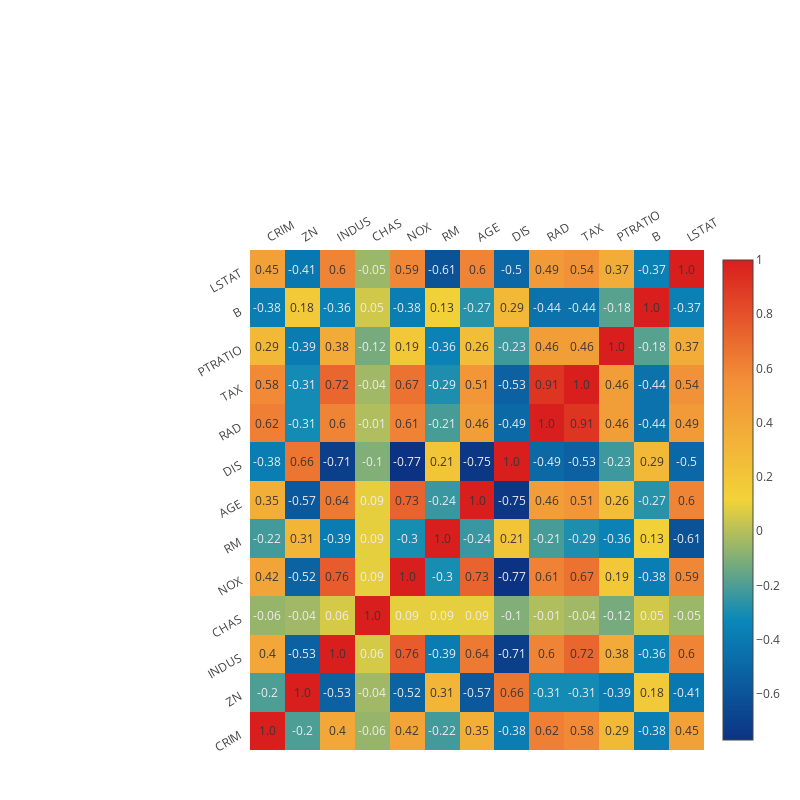

Notebook code cell kept with this figure:
### Code cell
plot_correlation_matrix( df.corr().round(2) )

### Figure 1 — Plotly figure (JSON) as saved in the notebook; plotly's stock layout.template omitted (floating-point values rounded to 4 significant figures; data arrays with more than 128 entries replaced by an {"elided": "..."} marker saying what was removed)
{"data": [{"colorscale": "Portland", "showscale": true, "type": "heatmap", "x": ["CRIM", "ZN", "INDUS", "CHAS", "NOX", "RM", "AGE", "DIS", "RAD", "TAX", "PTRATIO", "B", "LSTAT"], "y": ["CRIM", "ZN", "INDUS", "CHAS", "NOX", "RM", "AGE", "DIS", "RAD", "TAX", "PTRATIO", "B", "LSTAT"], "z": {"elided": "13x13 float values"}}], "layout": {"annotations": [{"font": {"color": "#3c3636"}, "showarrow": false, "text": "1.0", "x": "CRIM", "xref": "x1", "y": "CRIM", "yref": "y1"}, {"font": {"color": "#efecee"}, "showarrow": false, "text": "-0.2", "x": "ZN", "xref": "x1", "y": "CRIM", "yref": "y1"}, {"font": {"color": "#3c3636"}, "showarrow": false, "text": "0.4", "x": "INDUS", "xref": "x1", "y": "CRIM", "yref": "y1"}, {"font": {"color": "#efecee"}, "showarrow": false, "text": "-0.06", "x": "CHAS", "xref": "x1", "y": "CRIM", "yref": "y1"}, {"font": {"color": "#3c3636"}, "showarrow": false, "text": "0.42", "x": "NOX", "xref": "x1", "y": "CRIM", "yref": "y1"}, {"font": {"color": "#efecee"}, "showarrow": false, "text": "-0.22", "x": "RM", "xref": "x1", "y": "CRIM", "yref": "y1"}, {"font": {"color": "#3c3636"}, "showarrow": false, "text": "0.35", "x": "AGE", "xref": "x1", "y": "CRIM", "yref": "y1"}, {"font": {"color": "#efecee"}, "showarrow": false, "text": "-0.38", "x": "DIS", "xref": "x1", "y": "CRIM", "yref": "y1"}, {"font": {"color": "#3c3636"}, "showarrow": false, "text": "0.62", "x": "RAD", "xref": "x1", "y": "CRIM", "yref": "y1"}, {"font": {"color": "#3c3636"}, "showarrow": false, "text": "0.58", "x": "TAX", "xref": "x1", "y": "CRIM", "yref": "y1"}, {"font": {"color": "#3c3636"}, "showarrow": false, "text": "0.29", "x": "PTRATIO", "xref": "x1", "y": "CRIM", "yref": "y1"}, {"font": {"color": "#efecee"}, "showarrow": false, "text": "-0.38", "x": "B", "xref": "x1", "y": "CRIM", "yref": "y1"}, {"font": {"color": "#3c3636"}, "showarrow": false, "text": "0.45", "x": "LSTAT", "xref": "x1", "y": "CRIM", "yref": "y1"}, {"font": {"color": "#efecee"}, "showarrow": false, "text": "-0.2", "x": "CRIM", "xref": "x1", "y": "ZN", "yref": "y1"}, {"font": {"color": "#3c3636"}, "showarrow": false, "text": "1.0", "x": "ZN", "xref": "x1", "y": "ZN", "yref": "y1"}, {"font": {"color": "#efecee"}, "showarrow": false, "text": "-0.53", "x": "INDUS", "xref": "x1", "y": "ZN", "yref": "y1"}, {"font": {"color": "#efecee"}, "showarrow": false, "text": "-0.04", "x": "CHAS", "xref": "x1", "y": "ZN", "yref": "y1"}, {"font": {"color": "#efecee"}, "showarrow": false, "text": "-0.52", "x": "NOX", "xref": "x1", "y": "ZN", "yref": "y1"}, {"font": {"color": "#3c3636"}, "showarrow": false, "text": "0.31", "x": "RM", "xref": "x1", "y": "ZN", "yref": "y1"}, {"font": {"color": "#efecee"}, "showarrow": false, "text": "-0.57", "x": "AGE", "xref": "x1", "y": "ZN", "yref": "y1"}, {"font": {"color": "#3c3636"}, "showarrow": false, "text": "0.66", "x": "DIS", "xref": "x1", "y": "ZN", "yref": "y1"}, {"font": {"color": "#efecee"}, "showarrow": false, "text": "-0.31", "x": "RAD", "xref": "x1", "y": "ZN", "yref": "y1"}, {"font": {"color": "#efecee"}, "showarrow": false, "text": "-0.31", "x": "TAX", "xref": "x1", "y": "ZN", "yref": "y1"}, {"font": {"color": "#efecee"}, "showarrow": false, "text": "-0.39", "x": "PTRATIO", "xref": "x1", "y": "ZN", "yref": "y1"}, {"font": {"color": "#3c3636"}, "showarrow": false, "text": "0.18", "x": "B", "xref": "x1", "y": "ZN", "yref": "y1"}, {"font": {"color": "#efecee"}, "showarrow": false, "text": "-0.41", "x": "LSTAT", "xref": "x1", "y": "ZN", "yref": "y1"}, {"font": {"color": "#3c3636"}, "showarrow": false, "text": "0.4", "x": "CRIM", "xref": "x1", "y": "INDUS", "yref": "y1"}, {"font": {"color": "#efecee"}, "showarrow": false, "text": "-0.53", "x": "ZN", "xref": "x1", "y": "INDUS", "yref": "y1"}, {"font": {"color": "#3c3636"}, "showarrow": false, "text": "1.0", "x": "INDUS", "xref": "x1", "y": "INDUS", "yref": "y1"}, {"font": {"color": "#efecee"}, "showarrow": false, "text": "0.06", "x": "CHAS", "xref": "x1", "y": "INDUS", "yref": "y1"}, {"font": {"color": "#3c3636"}, "showarrow": false, "text": "0.76", "x": "NOX", "xref": "x1", "y": "INDUS", "yref": "y1"}, {"font": {"color": "#efecee"}, "showarrow": false, "text": "-0.39", "x": "RM", "xref": "x1", "y": "INDUS", "yref": "y1"}, {"font": {"color": "#3c3636"}, "showarrow": false, "text": "0.64", "x": "AGE", "xref": "x1", "y": "INDUS", "yref": "y1"}, {"font": {"color": "#efecee"}, "showarrow": false, "text": "-0.71", "x": "DIS", "xref": "x1", "y": "INDUS", "yref": "y1"}, {"font": {"color": "#3c3636"}, "showarrow": false, "text": "0.6", "x": "RAD", "xref": "x1", "y": "INDUS", "yref": "y1"}, {"font": {"color": "#3c3636"}, "showarrow": false, "text": "0.72", "x": "TAX", "xref": "x1", "y": "INDUS", "yref": "y1"}, {"font": {"color": "#3c3636"}, "showarrow": false, "text": "0.38", "x": "PTRATIO", "xref": "x1", "y": "INDUS", "yref": "y1"}, {"font": {"color": "#efecee"}, "showarrow": false, "text": "-0.36", "x": "B", "xref": "x1", "y": "INDUS", "yref": "y1"}, {"font": {"color": "#3c3636"}, "showarrow": false, "text": "0.6", "x": "LSTAT", "xref": "x1", "y": "INDUS", "yref": "y1"}, {"font": {"color": "#efecee"}, "showarrow": false, "text": "-0.06", "x": "CRIM", "xref": "x1", "y": "CHAS", "yref": "y1"}, {"font": {"color": "#efecee"}, "showarrow": false, "text": "-0.04", "x": "ZN", "xref": "x1", "y": "CHAS", "yref": "y1"}, {"font": {"color": "#efecee"}, "showarrow": false, "text": "0.06", "x": "INDUS", "xref": "x1", "y": "CHAS", "yref": "y1"}, {"font": {"color": "#3c3636"}, "showarrow": false, "text": "1.0", "x": "CHAS", "xref": "x1", "y": "CHAS", "yref": "y1"}, {"font": {"color": "#efecee"}, "showarrow": false, "text": "0.09", "x": "NOX", "xref": "x1", "y": "CHAS", "yref": "y1"}, {"font": {"color": "#efecee"}, "showarrow": false, "text": "0.09", "x": "RM", "xref": "x1", "y": "CHAS", "yref": "y1"}, {"font": {"color": "#efecee"}, "showarrow": false, "text": "0.09", "x": "AGE", "xref": "x1", "y": "CHAS", "yref": "y1"}, {"font": {"color": "#efecee"}, "showarrow": false, "text": "-0.1", "x": "DIS", "xref": "x1", "y": "CHAS", "yref": "y1"}, {"font": {"color": "#efecee"}, "showarrow": false, "text": "-0.01", "x": "RAD", "xref": "x1", "y": "CHAS", "yref": "y1"}, {"font": {"color": "#efecee"}, "showarrow": false, "text": "-0.04", "x": "TAX", "xref": "x1", "y": "CHAS", "yref": "y1"}, {"font": {"color": "#efecee"}, "showarrow": false, "text": "-0.12", "x": "PTRATIO", "xref": "x1", "y": "CHAS", "yref": "y1"}, {"font": {"color": "#efecee"}, "showarrow": false, "text": "0.05", "x": "B", "xref": "x1", "y": "CHAS", "yref": "y1"}, {"font": {"color": "#efecee"}, "showarrow": false, "text": "-0.05", "x": "LSTAT", "xref": "x1", "y": "CHAS", "yref": "y1"}, {"font": {"color": "#3c3636"}, "showarrow": false, "text": "0.42", "x": "CRIM", "xref": "x1", "y": "NOX", "yref": "y1"}, {"font": {"color": "#efecee"}, "showarrow": false, "text": "-0.52", "x": "ZN", "xref": "x1", "y": "NOX", "yref": "y1"}, {"font": {"color": "#3c3636"}, "showarrow": false, "text": "0.76", "x": "INDUS", "xref": "x1", "y": "NOX", "yref": "y1"}, {"font": {"color": "#efecee"}, "showarrow": false, "text": "0.09", "x": "CHAS", "xref": "x1", "y": "NOX", "yref": "y1"}, {"font": {"color": "#3c3636"}, "showarrow": false, "text": "1.0", "x": "NOX", "xref": "x1", "y": "NOX", "yref": "y1"}, {"font": {"color": "#efecee"}, "showarrow": false, "text": "-0.3", "x": "RM", "xref": "x1", "y": "NOX", "yref": "y1"}, {"font": {"color": "#3c3636"}, "showarrow": false, "text": "0.73", "x": "AGE", "xref": "x1", "y": "NOX", "yref": "y1"}, {"font": {"color": "#efecee"}, "showarrow": false, "text": "-0.77", "x": "DIS", "xref": "x1", "y": "NOX", "yref": "y1"}, {"font": {"color": "#3c3636"}, "showarrow": false, "text": "0.61", "x": "RAD", "xref": "x1", "y": "NOX", "yref": "y1"}, {"font": {"color": "#3c3636"}, "showarrow": false, "text": "0.67", "x": "TAX", "xref": "x1", "y": "NOX", "yref": "y1"}, {"font": {"color": "#3c3636"}, "showarrow": false, "text": "0.19", "x": "PTRATIO", "xref": "x1", "y": "NOX", "yref": "y1"}, {"font": {"color": "#efecee"}, "showarrow": false, "text": "-0.38", "x": "B", "xref": "x1", "y": "NOX", "yref": "y1"}, {"font": {"color": "#3c3636"}, "showarrow": false, "text": "0.59", "x": "LSTAT", "xref": "x1", "y": "NOX", "yref": "y1"}, {"font": {"color": "#efecee"}, "showarrow": false, "text": "-0.22", "x": "CRIM", "xref": "x1", "y": "RM", "yref": "y1"}, {"font": {"color": "#3c3636"}, "showarrow": false, "text": "0.31", "x": "ZN", "xref": "x1", "y": "RM", "yref": "y1"}, {"font": {"color": "#efecee"}, "showarrow": false, "text": "-0.39", "x": "INDUS", "xref": "x1", "y": "RM", "yref": "y1"}, {"font": {"color": "#efecee"}, "showarrow": false, "text": "0.09", "x": "CHAS", "xref": "x1", "y": "RM", "yref": "y1"}, {"font": {"color": "#efecee"}, "showarrow": false, "text": "-0.3", "x": "NOX", "xref": "x1", "y": "RM", "yref": "y1"}, {"font": {"color": "#3c3636"}, "showarrow": false, "text": "1.0", "x": "RM", "xref": "x1", "y": "RM", "yref": "y1"}, {"font": {"color": "#efecee"}, "showarrow": false, "text": "-0.24", "x": "AGE", "xref": "x1", "y": "RM", "yref": "y1"}, {"font": {"color": "#3c3636"}, "showarrow": false, "text": "0.21", "x": "DIS", "xref": "x1", "y": "RM", "yref": "y1"}, {"font": {"color": "#efecee"}, "showarrow": false, "text": "-0.21", "x": "RAD", "xref": "x1", "y": "RM", "yref": "y1"}, {"font": {"color": "#efecee"}, "showarrow": false, "text": "-0.29", "x": "TAX", "xref": "x1", "y": "RM", "yref": "y1"}, {"font": {"color": "#efecee"}, "showarrow": false, "text": "-0.36", "x": "PTRATIO", "xref": "x1", "y": "RM", "yref": "y1"}, {"font": {"color": "#3c3636"}, "showarrow": false, "text": "0.13", "x": "B", "xref": "x1", "y": "RM", "yref": "y1"}, {"font": {"color": "#efecee"}, "showarrow": false, "text": "-0.61", "x": "LSTAT", "xref": "x1", "y": "RM", "yref": "y1"}, {"font": {"color": "#3c3636"}, "showarrow": false, "text": "0.35", "x": "CRIM", "xref": "x1", "y": "AGE", "yref": "y1"}, {"font": {"color": "#efecee"}, "showarrow": false, "text": "-0.57", "x": "ZN", "xref": "x1", "y": "AGE", "yref": "y1"}, {"font": {"color": "#3c3636"}, "showarrow": false, "text": "0.64", "x": "INDUS", "xref": "x1", "y": "AGE", "yref": "y1"}, {"font": {"color": "#efecee"}, "showarrow": false, "text": "0.09", "x": "CHAS", "xref": "x1", "y": "AGE", "yref": "y1"}, {"font": {"color": "#3c3636"}, "showarrow": false, "text": "0.73", "x": "NOX", "xref": "x1", "y": "AGE", "yref": "y1"}, {"font": {"color": "#efecee"}, "showarrow": false, "text": "-0.24", "x": "RM", "xref": "x1", "y": "AGE", "yref": "y1"}, {"font": {"color": "#3c3636"}, "showarrow": false, "text": "1.0", "x": "AGE", "xref": "x1", "y": "AGE", "yref": "y1"}, {"font": {"color": "#efecee"}, "showarrow": false, "text": "-0.75", "x": "DIS", "xref": "x1", "y": "AGE", "yref": "y1"}, {"font": {"color": "#3c3636"}, "showarrow": false, "text": "0.46", "x": "RAD", "xref": "x1", "y": "AGE", "yref": "y1"}, {"font": {"color": "#3c3636"}, "showarrow": false, "text": "0.51", "x": "TAX", "xref": "x1", "y": "AGE", "yref": "y1"}, {"font": {"color": "#3c3636"}, "showarrow": false, "text": "0.26", "x": "PTRATIO", "xref": "x1", "y": "AGE", "yref": "y1"}, {"font": {"color": "#efecee"}, "showarrow": false, "text": "-0.27", "x": "B", "xref": "x1", "y": "AGE", "yref": "y1"}, {"font": {"color": "#3c3636"}, "showarrow": false, "text": "0.6", "x": "LSTAT", "xref": "x1", "y": "AGE", "yref": "y1"}, {"font": {"color": "#efecee"}, "showarrow": false, "text": "-0.38", "x": "CRIM", "xref": "x1", "y": "DIS", "yref": "y1"}, {"font": {"color": "#3c3636"}, "showarrow": false, "text": "0.66", "x": "ZN", "xref": "x1", "y": "DIS", "yref": "y1"}, {"font": {"color": "#efecee"}, "showarrow": false, "text": "-0.71", "x": "INDUS", "xref": "x1", "y": "DIS", "yref": "y1"}, {"font": {"color": "#efecee"}, "showarrow": false, "text": "-0.1", "x": "CHAS", "xref": "x1", "y": "DIS", "yref": "y1"}, {"font": {"color": "#efecee"}, "showarrow": false, "text": "-0.77", "x": "NOX", "xref": "x1", "y": "DIS", "yref": "y1"}, {"font": {"color": "#3c3636"}, "showarrow": false, "text": "0.21", "x": "RM", "xref": "x1", "y": "DIS", "yref": "y1"}, {"font": {"color": "#efecee"}, "showarrow": false, "text": "-0.75", "x": "AGE", "xref": "x1", "y": "DIS", "yref": "y1"}, {"font": {"color": "#3c3636"}, "showarrow": false, "text": "1.0", "x": "DIS", "xref": "x1", "y": "DIS", "yref": "y1"}, {"font": {"color": "#efecee"}, "showarrow": false, "text": "-0.49", "x": "RAD", "xref": "x1", "y": "DIS", "yref": "y1"}, {"font": {"color": "#efecee"}, "showarrow": false, "text": "-0.53", "x": "TAX", "xref": "x1", "y": "DIS", "yref": "y1"}, {"font": {"color": "#efecee"}, "showarrow": false, "text": "-0.23", "x": "PTRATIO", "xref": "x1", "y": "DIS", "yref": "y1"}, {"font": {"color": "#3c3636"}, "showarrow": false, "text": "0.29", "x": "B", "xref": "x1", "y": "DIS", "yref": "y1"}, {"font": {"color": "#efecee"}, "showarrow": false, "text": "-0.5", "x": "LSTAT", "xref": "x1", "y": "DIS", "yref": "y1"}, {"font": {"color": "#3c3636"}, "showarrow": false, "text": "0.62", "x": "CRIM", "xref": "x1", "y": "RAD", "yref": "y1"}, {"font": {"color": "#efecee"}, "showarrow": false, "text": "-0.31", "x": "ZN", "xref": "x1", "y": "RAD", "yref": "y1"}, {"font": {"color": "#3c3636"}, "showarrow": false, "text": "0.6", "x": "INDUS", "xref": "x1", "y": "RAD", "yref": "y1"}, {"font": {"color": "#efecee"}, "showarrow": false, "text": "-0.01", "x": "CHAS", "xref": "x1", "y": "RAD", "yref": "y1"}, {"font": {"color": "#3c3636"}, "showarrow": false, "text": "0.61", "x": "NOX", "xref": "x1", "y": "RAD", "yref": "y1"}, {"font": {"color": "#efecee"}, "showarrow": false, "text": "-0.21", "x": "RM", "xref": "x1", "y": "RAD", "yref": "y1"}, {"font": {"color": "#3c3636"}, "showarrow": false, "text": "0.46", "x": "AGE", "xref": "x1", "y": "RAD", "yref": "y1"}, {"font": {"color": "#efecee"}, "showarrow": false, "text": "-0.49", "x": "DIS", "xref": "x1", "y": "RAD", "yref": "y1"}, {"font": {"color": "#3c3636"}, "showarrow": false, "text": "1.0", "x": "RAD", "xref": "x1", "y": "RAD", "yref": "y1"}, {"font": {"color": "#3c3636"}, "showarrow": false, "text": "0.91", "x": "TAX", "xref": "x1", "y": "RAD", "yref": "y1"}, {"font": {"color": "#3c3636"}, "showarrow": false, "text": "0.46", "x": "PTRATIO", "xref": "x1", "y": "RAD", "yref": "y1"}, {"font": {"color": "#efecee"}, "showarrow": false, "text": "-0.44", "x": "B", "xref": "x1", "y": "RAD", "yref": "y1"}, {"font": {"color": "#3c3636"}, "showarrow": false, "text": "0.49", "x": "LSTAT", "xref": "x1", "y": "RAD", "yref": "y1"}, {"font": {"color": "#3c3636"}, "showarrow": false, "text": "0.58", "x": "CRIM", "xref": "x1", "y": "TAX", "yref": "y1"}, {"font": {"color": "#efecee"}, "showarrow": false, "text": "-0.31", "x": "ZN", "xref": "x1", "y": "TAX", "yref": "y1"}, {"font": {"color": "#3c3636"}, "showarrow": false, "text": "0.72", "x": "INDUS", "xref": "x1", "y": "TAX", "yref": "y1"}, {"font": {"color": "#efecee"}, "showarrow": false, "text": "-0.04", "x": "CHAS", "xref": "x1", "y": "TAX", "yref": "y1"}, {"font": {"color": "#3c3636"}, "showarrow": false, "text": "0.67", "x": "NOX", "xref": "x1", "y": "TAX", "yref": "y1"}, {"font": {"color": "#efecee"}, "showarrow": false, "text": "-0.29", "x": "RM", "xref": "x1", "y": "TAX", "yref": "y1"}, {"font": {"color": "#3c3636"}, "showarrow": false, "text": "0.51", "x": "AGE", "xref": "x1", "y": "TAX", "yref": "y1"}, {"font": {"color": "#efecee"}, "showarrow": false, "text": "-0.53", "x": "DIS", "xref": "x1", "y": "TAX", "yref": "y1"}, {"font": {"color": "#3c3636"}, "showarrow": false, "text": "0.91", "x": "RAD", "xref": "x1", "y": "TAX", "yref": "y1"}, {"font": {"color": "#3c3636"}, "showarrow": false, "text": "1.0", "x": "TAX", "xref": "x1", "y": "TAX", "yref": "y1"}, {"font": {"color": "#3c3636"}, "showarrow": false, "text": "0.46", "x": "PTRATIO", "xref": "x1", "y": "TAX", "yref": "y1"}, {"font": {"color": "#efecee"}, "showarrow": false, "text": "-0.44", "x": "B", "xref": "x1", "y": "TAX", "yref": "y1"}, {"font": {"color": "#3c3636"}, "showarrow": false, "text": "0.54", "x": "LSTAT", "xref": "x1", "y": "TAX", "yref": "y1"}, {"font": {"color": "#3c3636"}, "showarrow": false, "text": "0.29", "x": "CRIM", "xref": "x1", "y": "PTRATIO", "yref": "y1"}, {"font": {"color": "#efecee"}, "showarrow": false, "text": "-0.39", "x": "ZN", "xref": "x1", "y": "PTRATIO", "yref": "y1"}, {"font": {"color": "#3c3636"}, "showarrow": false, "text": "0.38", "x": "INDUS", "xref": "x1", "y": "PTRATIO", "yref": "y1"}, {"font": {"color": "#efecee"}, "showarrow": false, "text": "-0.12", "x": "CHAS", "xref": "x1", "y": "PTRATIO", "yref": "y1"}, {"font": {"color": "#3c3636"}, "showarrow": false, "text": "0.19", "x": "NOX", "xref": "x1", "y": "PTRATIO", "yref": "y1"}, {"font": {"color": "#efecee"}, "showarrow": false, "text": "-0.36", "x": "RM", "xref": "x1", "y": "PTRATIO", "yref": "y1"}, {"font": {"color": "#3c3636"}, "showarrow": false, "text": "0.26", "x": "AGE", "xref": "x1", "y": "PTRATIO", "yref": "y1"}, {"font": {"color": "#efecee"}, "showarrow": false, "text": "-0.23", "x": "DIS", "xref": "x1", "y": "PTRATIO", "yref": "y1"}, {"font": {"color": "#3c3636"}, "showarrow": false, "text": "0.46", "x": "RAD", "xref": "x1", "y": "PTRATIO", "yref": "y1"}, {"font": {"color": "#3c3636"}, "showarrow": false, "text": "0.46", "x": "TAX", "xref": "x1", "y": "PTRATIO", "yref": "y1"}, {"font": {"color": "#3c3636"}, "showarrow": false, "text": "1.0", "x": "PTRATIO", "xref": "x1", "y": "PTRATIO", "yref": "y1"}, {"font": {"color": "#efecee"}, "showarrow": false, "text": "-0.18", "x": "B", "xref": "x1", "y": "PTRATIO", "yref": "y1"}, {"font": {"color": "#3c3636"}, "showarrow": false, "text": "0.37", "x": "LSTAT", "xref": "x1", "y": "PTRATIO", "yref": "y1"}, {"font": {"color": "#efecee"}, "showarrow": false, "text": "-0.38", "x": "CRIM", "xref": "x1", "y": "B", "yref": "y1"}, {"font": {"color": "#3c3636"}, "showarrow": false, "text": "0.18", "x": "ZN", "xref": "x1", "y": "B", "yref": "y1"}, {"font": {"color": "#efecee"}, "showarrow": false, "text": "-0.36", "x": "INDUS", "xref": "x1", "y": "B", "yref": "y1"}, {"font": {"color": "#efecee"}, "showarrow": false, "text": "0.05", "x": "CHAS", "xref": "x1", "y": "B", "yref": "y1"}, {"font": {"color": "#efecee"}, "showarrow": false, "text": "-0.38", "x": "NOX", "xref": "x1", "y": "B", "yref": "y1"}, {"font": {"color": "#3c3636"}, "showarrow": false, "text": "0.13", "x": "RM", "xref": "x1", "y": "B", "yref": "y1"}, {"font": {"color": "#efecee"}, "showarrow": false, "text": "-0.27", "x": "AGE", "xref": "x1", "y": "B", "yref": "y1"}, {"font": {"color": "#3c3636"}, "showarrow": false, "text": "0.29", "x": "DIS", "xref": "x1", "y": "B", "yref": "y1"}, {"font": {"color": "#efecee"}, "showarrow": false, "text": "-0.44", "x": "RAD", "xref": "x1", "y": "B", "yref": "y1"}, {"font": {"color": "#efecee"}, "showarrow": false, "text": "-0.44", "x": "TAX", "xref": "x1", "y": "B", "yref": "y1"}, {"font": {"color": "#efecee"}, "showarrow": false, "text": "-0.18", "x": "PTRATIO", "xref": "x1", "y": "B", "yref": "y1"}, {"font": {"color": "#3c3636"}, "showarrow": false, "text": "1.0", "x": "B", "xref": "x1", "y": "B", "yref": "y1"}, {"font": {"color": "#efecee"}, "showarrow": false, "text": "-0.37", "x": "LSTAT", "xref": "x1", "y": "B", "yref": "y1"}, {"font": {"color": "#3c3636"}, "showarrow": false, "text": "0.45", "x": "CRIM", "xref": "x1", "y": "LSTAT", "yref": "y1"}, {"font": {"color": "#efecee"}, "showarrow": false, "text": "-0.41", "x": "ZN", "xref": "x1", "y": "LSTAT", "yref": "y1"}, {"font": {"color": "#3c3636"}, "showarrow": false, "text": "0.6", "x": "INDUS", "xref": "x1", "y": "LSTAT", "yref": "y1"}, {"font": {"color": "#efecee"}, "showarrow": false, "text": "-0.05", "x": "CHAS", "xref": "x1", "y": "LSTAT", "yref": "y1"}, {"font": {"color": "#3c3636"}, "showarrow": false, "text": "0.59", "x": "NOX", "xref": "x1", "y": "LSTAT", "yref": "y1"}, {"font": {"color": "#efecee"}, "showarrow": false, "text": "-0.61", "x": "RM", "xref": "x1", "y": "LSTAT", "yref": "y1"}, {"font": {"color": "#3c3636"}, "showarrow": false, "text": "0.6", "x": "AGE", "xref": "x1", "y": "LSTAT", "yref": "y1"}, {"font": {"color": "#efecee"}, "showarrow": false, "text": "-0.5", "x": "DIS", "xref": "x1", "y": "LSTAT", "yref": "y1"}, {"font": {"color": "#3c3636"}, "showarrow": false, "text": "0.49", "x": "RAD", "xref": "x1", "y": "LSTAT", "yref": "y1"}, {"font": {"color": "#3c3636"}, "showarrow": false, "text": "0.54", "x": "TAX", "xref": "x1", "y": "LSTAT", "yref": "y1"}, {"font": {"color": "#3c3636"}, "showarrow": false, "text": "0.37", "x": "PTRATIO", "xref": "x1", "y": "LSTAT", "yref": "y1"}, {"font": {"color": "#efecee"}, "showarrow": false, "text": "-0.37", "x": "B", "xref": "x1", "y": "LSTAT", "yref": "y1"}, {"font": {"color": "#3c3636"}, "showarrow": false, "text": "1.0", "x": "LSTAT", "xref": "x1", "y": "LSTAT", "yref": "y1"}], "height": 800, "margin": {"b": 50, "l": 250, "pad": 4, "r": 50, "t": 250}, "title": null, "width": 800, "xaxis": {"dtick": 1, "gridcolor": "rgb(0, 0, 0)", "side": "top", "tickangle": -30, "ticks": ""}, "yaxis": {"dtick": 1, "side": "left", "tickangle": -30, "ticks": "", "ticksuffix": "  "}}}
